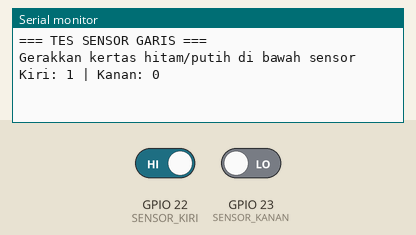
This sketch was run on a simulated ESP32. Shown: the last lines printed to the serial monitor. The inputs (shaded band) are chosen by the test bench; at power-on: GPIO 22 (SENSOR_KIRI) HIGH, GPIO 23 (SENSOR_KANAN) LOW.

Above: at 1.2 s.
1.3 s: GPIO 22 (SENSOR_KIRI) driven LOW
At 2.5 s:
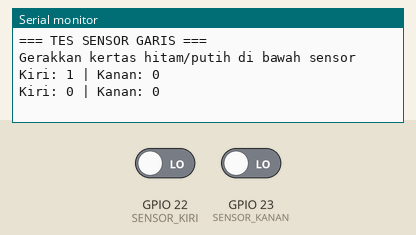
2.8 s: GPIO 23 (SENSOR_KANAN) driven HIGH
At 3.9 s:
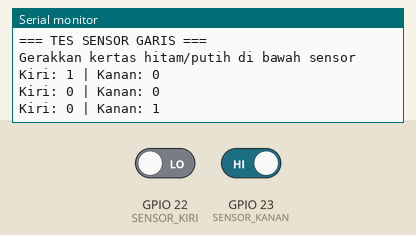
4.3 s: GPIO 22 (SENSOR_KIRI) driven HIGH
At 5.2 s:
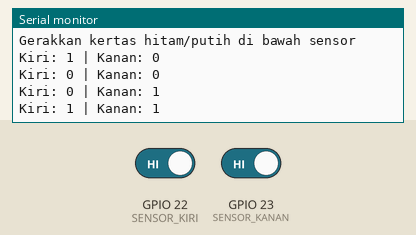

Measured:
- after the input at 1.3 s, the serial monitor: prints a new line at once (image 1)
- after the input at 2.8 s, the serial monitor: prints a new line at once (image 2)
- after the input at 4.3 s, the serial monitor: prints a new line at once (image 3)

The sketch:

debug.ino
```cpp
// --- PIN SENSOR GARIS ---
const int SENSOR_KIRI  = 22; // D23
const int SENSOR_KANAN = 23; // D22

int kiriTerakhir  = -1;
int kananTerakhir = -1;

void setup() {
  Serial.begin(115200);
  pinMode(SENSOR_KIRI, INPUT);
  pinMode(SENSOR_KANAN, INPUT);
  Serial.println("=== TES SENSOR GARIS ===");
  Serial.println("Gerakkan kertas hitam/putih di bawah sensor");
}

void loop() {
  int kiri  = digitalRead(SENSOR_KIRI);
  int kanan = digitalRead(SENSOR_KANAN);

  // Cetak hanya kalau ada perubahan, biar Serial Monitor tidak penuh
  if (kiri != kiriTerakhir || kanan != kananTerakhir) {
    Serial.printf("Kiri: %d | Kanan: %d\n", kiri, kanan);
    kiriTerakhir  = kiri;
    kananTerakhir = kanan;
  }

  delay(20);
}
```
